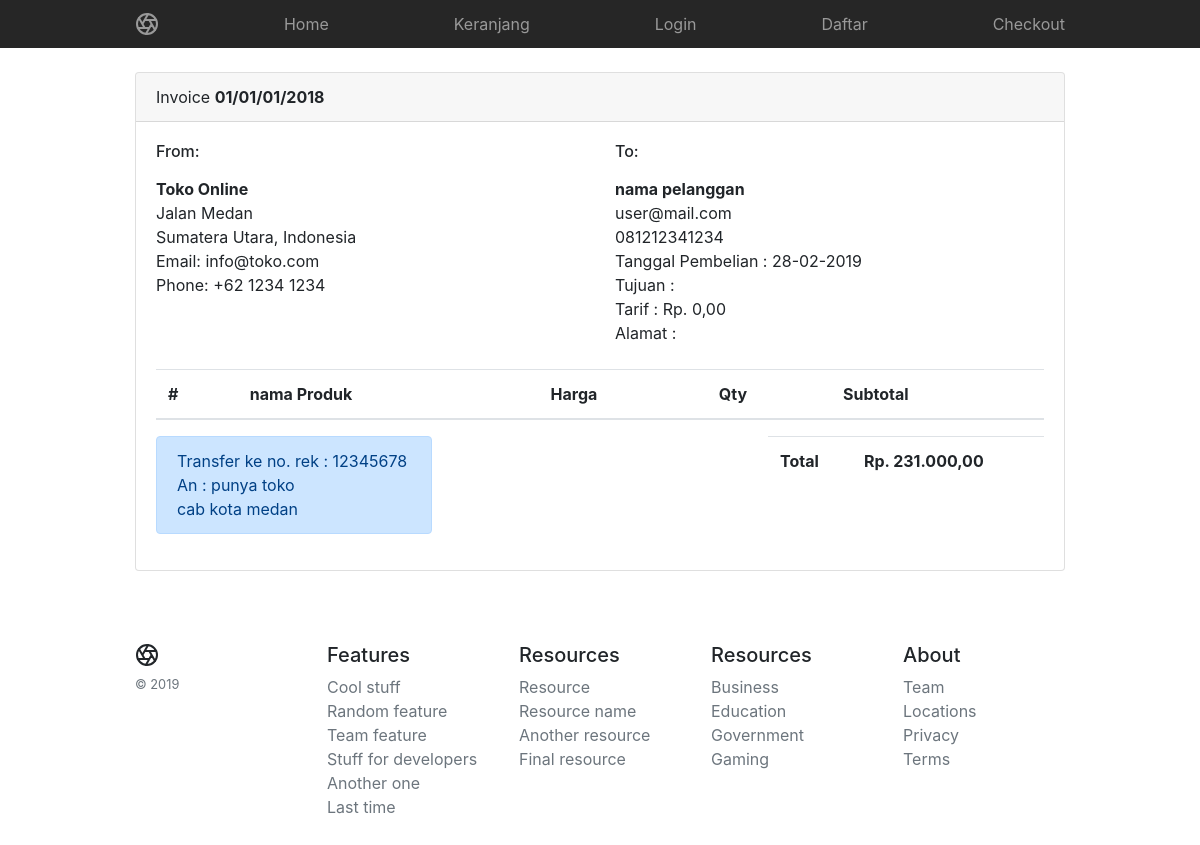
The page /nota.php?id=1a75832e-67f7-461a-9b0e-cfd4b654acbe on the database its author committed.
### tables this page shows
CREATE TABLE `orders` (
  `id_orders` varchar(50) NOT NULL,
  `id_pelanggan` varchar(50) NOT NULL,
  `id_ongkir` int(10) NOT NULL,
  `total_orders` decimal(10,0) NOT NULL,
  `kota` varchar(100) NOT NULL,
  `tarif` decimal(10,0) NOT NULL,
  `alamat_kirim` text NOT NULL,
  `created_at` datetime NOT NULL DEFAULT CURRENT_TIMESTAMP
);

CREATE TABLE `customers` (
  `id_pelanggan` varchar(50) NOT NULL,
  `email_pelanggan` varchar(100) NOT NULL,
  `pass_pelanggan` varchar(100) NOT NULL,
  `nm_pelanggan` varchar(255) NOT NULL,
  `telp_pelanggan` varchar(20) NOT NULL,
  `alamat` text NOT NULL,
  `registered` datetime NOT NULL DEFAULT CURRENT_TIMESTAMP
);

### function/tanggal.php (called while the page is built)
<?php
function tanggal($tanggal){
	$date = date('d-m-Y');
	return $date;
}
?>

### function/rupiah.php (called while the page is built)
<?php
function rupiah($angka){
	$hasil = "Rp.  " . number_format($angka, 2, ',', '.');
	return $hasil;
}
?>

### nota.php (the view, shortened to what this page needs)
<?php
require "config/config.php";
include_once "function/rupiah.php";
include_once "function/tanggal.php";
$id = $_GET['id'];
?>
<!doctype html>
<html lang="en">
<head>
  <link rel="stylesheet" href="bower_components/bootstrap/dist/css/bootstrap.min.css">
<link href="assets/css/produk.css" rel="stylesheet">
<link rel="stylesheet" href="assets/css/nota.css">
</head>
<body>
  <?php include_once "includes/menu.php"; ?>
  <div class="container mt-4 mb-4">
    <?php
    $query_detail = "SELECT
                        *
                    FROM
                        `orders`
                    LEFT JOIN customers USING(id_pelanggan)
                    WHERE id_orders = '$id'";
    $sql_detail = mysqli_query($koneksi, $query_detail)or die(mysqli_error($koneksi));
    $detail = mysqli_fetch_assoc($sql_detail);
    ?>
      <?php print_r($detail); ?>
    <div class="card">
      <div class="card-header">
        Invoice
        <strong>01/01/01/2018</strong>
      </div>
      <div class="card-body">
        <div class="row mb-4">
          <div class="col-sm-6">
            <h6 class="mb-3">From:</h6>
            <div>
              <strong>Toko Online</strong>
            </div>
            <div>Jalan Medan</div>
            <div>Sumatera Utara, Indonesia</div>
            <div>Email: info@toko.com</div>
            <div>Phone: +62 1234 1234</div>
          </div>
          <div class="col-sm-6">
            <h6 class="mb-3">To:</h6>
            <div>
              <strong><?=$detail['nm_pelanggan'];?></strong>
            </div>
            <div><?=$detail['email_pelanggan'];?></div>
            <div><?=$detail['telp_pelanggan'];?></div>
            <div>Tanggal Pembelian : <?=tanggal($detail['created_at']);?></div>
            <div>Tujuan : <?=$detail['kota'];?></div>
            <div>Tarif : <?=rupiah($detail['tarif']);?></div>
            <div>Alamat : <?=$detail['alamat_kirim'];?></div>
          </div>
        </div>
        <div class="table-responsive-sm">
          <table class="table table-striped">
            <thead>
              <tr>
                <th class="center">#</th>
                <th>nama Produk</th>
                <th class="right">Harga</th>
                <th class="center">Qty</th>
                <th class="right">Subtotal</th>
              </tr>
            </thead>
          </table>
        </div>
        <div class="row">
          <div class="col-lg-4 col-sm-5">
            <div class="alert alert-primary" role="alert">
              Transfer ke no. rek : 12345678
              <br>An : punya toko
              <br>cab kota medan
            </div>
          </div>
          <div class="col-lg-4 col-sm-5 ml-auto">
            <table class="table table-clear">
              <tbody>
               <tr>
                <td class="left">
                  <strong>Total</strong>
                </td>
                <td class="right">
                  <strong><?=rupiah($detail['total_orders']);?></strong>
                </td>
              </tr>
            </tbody>
          </table>
        </div>
      </div>
    </div>
  </div>
</div>
<footer class="container py-5">
  <div class="row">
    <div class="col-12 col-md">
      <small class="d-block mb-3 text-muted">&copy; 2019</small>
    </div>
    <div class="col-6 col-md">
      <h5>Features</h5>
      <ul class="list-unstyled text-small">
        <li><a class="text-muted" href="#">Cool stuff</a></li>
        <li><a class="text-muted" href="#">Random feature</a></li>
        <li><a class="text-muted" href="#">Team feature</a></li>
        <li><a class="text-muted" href="#">Stuff for developers</a></li>
        <li><a class="text-muted" href="#">Another one</a></li>
        <li><a class="text-muted" href="#">Last time</a></li>
      </ul>
    </div>
    <div class="col-6 col-md">
      <h5>Resources</h5>
      <ul class="list-unstyled text-small">
        <li><a class="text-muted" href="#">Resource</a></li>
        <li><a class="text-muted" href="#">Resource name</a></li>
        <li><a class="text-muted" href="#">Another resource</a></li>
        <li><a class="text-muted" href="#">Final resource</a></li>
      </ul>
    </div>
    <div class="col-6 col-md">
      <h5>Resources</h5>
      <ul class="list-unstyled text-small">
        <li><a class="text-muted" href="#">Business</a></li>
        <li><a class="text-muted" href="#">Education</a></li>
        <li><a class="text-muted" href="#">Government</a></li>
        <li><a class="text-muted" href="#">Gaming</a></li>
      </ul>
    </div>
    <div class="col-6 col-md">
      <h5>About</h5>
      <ul class="list-unstyled text-small">
        <li><a class="text-muted" href="#">Team</a></li>
        <li><a class="text-muted" href="#">Locations</a></li>
        <li><a class="text-muted" href="#">Privacy</a></li>
        <li><a class="text-muted" href="#">Terms</a></li>
      </ul>
    </div>
  </div>
</footer>
</body>
</html>

### assets/css/produk.css (style rules this page uses)
.container { max-width: 960px; }

### rows shown on the page
orders: id_pelanggan.nm_pelanggan "nama pelanggan", id_pelanggan.email_pelanggan "user@mail.com", id_pelanggan.telp_pelanggan "081212341234", created_at "28-02-2019", tarif "Rp. 0,00", total_orders "Rp. 231.000,00"
